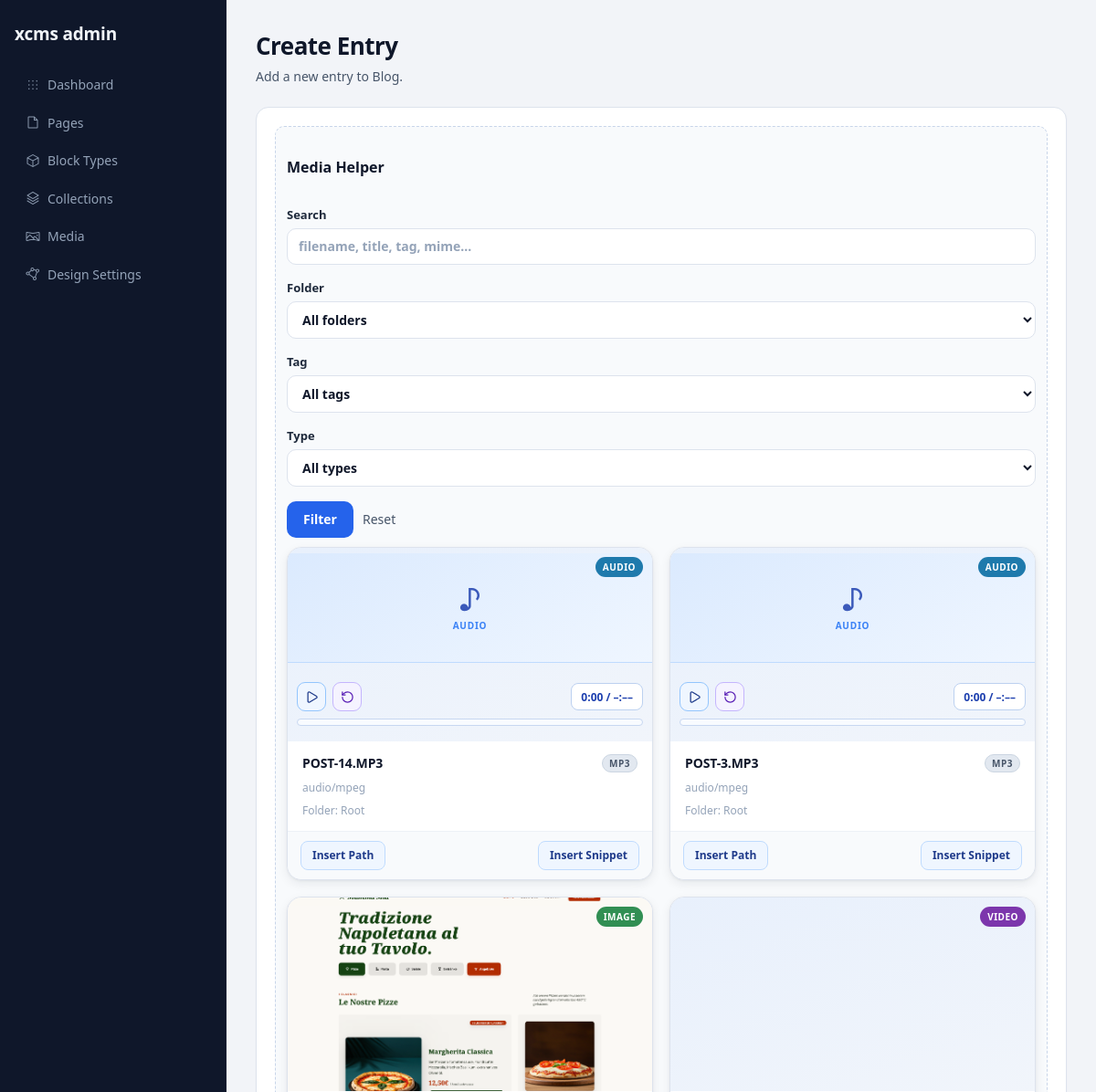
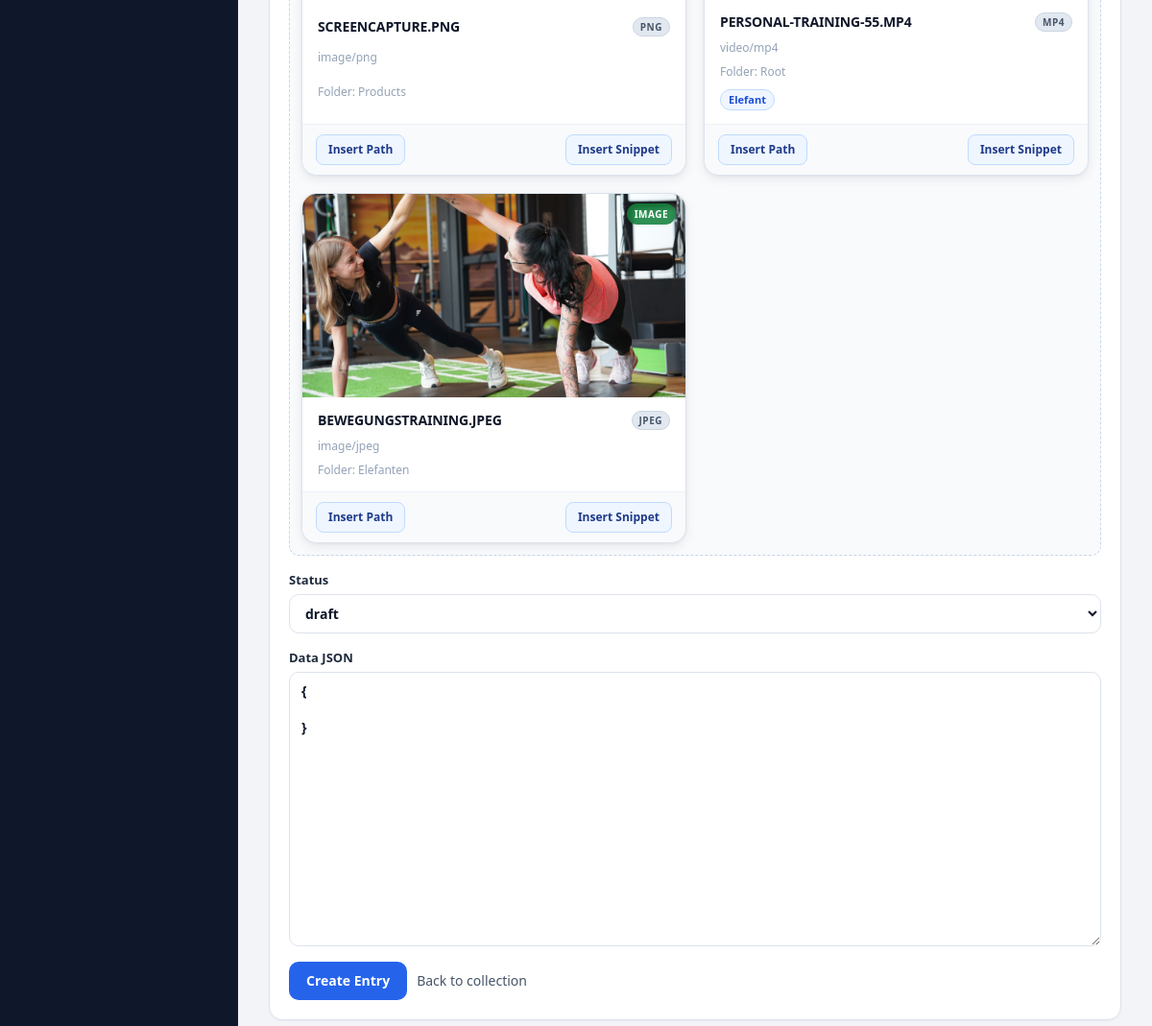
Screenshot of /admin/collections/1/entries/create with the database file from the repository (2 pictures, top to bottom).
### tables this page shows
CREATE TABLE collections (
    id INTEGER PRIMARY KEY AUTOINCREMENT,
    name TEXT NOT NULL,
    key TEXT NOT NULL,
    description TEXT,
    schema_json TEXT NOT NULL DEFAULT '{}',
    created_at TEXT NOT NULL,
    updated_at TEXT NOT NULL
);

CREATE TABLE media (
    id INTEGER PRIMARY KEY AUTOINCREMENT,
    title TEXT NOT NULL,
    alt_text TEXT,
    original_name TEXT NOT NULL,
    filename TEXT NOT NULL,
    mime_type TEXT NOT NULL,
    extension TEXT NOT NULL,
    size_bytes INTEGER NOT NULL,
    storage_path TEXT NOT NULL,
    public_url TEXT NOT NULL,
    width INTEGER,
    height INTEGER,
    created_at TEXT NOT NULL,
    updated_at TEXT NOT NULL
, folder_id INTEGER NULL, stored_name TEXT, file_size INTEGER, path TEXT, type TEXT, copyright_text TEXT, copyright_author TEXT, license_name TEXT, license_url TEXT, source_url TEXT, attribution_required INTEGER NOT NULL DEFAULT 0, usage_notes TEXT);

### app/Views/admin/collection-entries/create.php (the view, shortened to what the rows shown need)
<section class="admin-page-header">
    <h2>Create Entry</h2>
    <p>Add a new entry to <?= htmlspecialchars((string) $collection->name, ENT_QUOTES | ENT_SUBSTITUTE, 'UTF-8') ?>.</p>
</section>
<section class="admin-grid">
    <form method="post" action="/admin/collections/<?= (int) $collection->id ?>/entries/create" class="stat-card admin-form">
        <div class="media-helper" data-media-helper>
            <?php if (!empty($mediaItems)): ?>
                <div class="media-manager-grid media-helper-grid" role="list">
                    <?php foreach ($mediaItems as $media): ?>
                        <?php
                        $type = strtolower((string) ($media->type ?? 'document'));
                        $isImage = $media->isImage();
                        $isVideo = $media->isVideo();
                        $isAudio = method_exists($media, 'isAudio') && $media->isAudio();
                        $isPdf = strtolower((string) ($media->extension ?? '')) === 'pdf';
                        $tagNames = [];
                        foreach (($media->tags ?? []) as $tag) {
                            if (is_object($tag) && property_exists($tag, 'name')) {
                                $name = trim((string) $tag->name);
                                if ($name !== '') {
                                    $tagNames[] = $name;
                                }
                            }
                        }
                        $snippet = json_encode([
                            'media' => [
                                'path' => $media->path,
                                'filename' => $media->filename,
                                'type' => $media->type,
                            ],
                        ], JSON_UNESCAPED_SLASHES);
                        $path = (string) ($media->path ?? '');
                        $filename = (string) ($media->filename ?? '');
                        $mimeType = (string) ($media->mime_type ?? 'unknown');
                        $folderName = (string) ($media->folder_name ?? 'Root');
                        $badgeClass = 'media-type-badge media-type-' . $type;
                        ?>
                        <article class="media-manager-card media-helper-card" role="listitem" data-media-item data-media-type="<?= htmlspecialchars($type, ENT_QUOTES | ENT_SUBSTITUTE, 'UTF-8') ?>">
                            <div class="media-manager-preview">
                                <?php if ($isImage): ?>
                                    <img src="<?= htmlspecialchars($path, ENT_QUOTES | ENT_SUBSTITUTE, 'UTF-8') ?>" alt="<?= htmlspecialchars($filename, ENT_QUOTES | ENT_SUBSTITUTE, 'UTF-8') ?>" loading="lazy">
                                <?php elseif ($isVideo): ?>
                                    <video class="media-manager-video" src="<?= htmlspecialchars($path, ENT_QUOTES | ENT_SUBSTITUTE, 'UTF-8') ?>" muted preload="metadata" playsinline aria-label="Video preview"></video>
                                <?php elseif ($isAudio): ?>
                                    <div class="media-manager-audio-preview" aria-hidden="true">
                                        <span class="media-audio-icon">♪</span>
                                        <span class="media-audio-label">Audio</span>
                                    </div>
                                        <div class="media-audio-controls">
                                            <div class="media-audio-top">
                                                <div class="media-audio-buttons">
                                                    <button type="button" class="media-audio-btn media-audio-btn-start" data-audio-toggle aria-label="Play">
                                                        <span data-audio-icon-play>
                                                            <svg fill="none" stroke="currentColor" stroke-linecap="round" stroke-linejoin="round" stroke-width="2" class="lucide lucide-play-icon lucide-play" viewBox="0 0 24 24" aria-hidden="true" focusable="false">
                                                                <path d="M5 5a2 2 0 0 1 3-1.73l12 7a2 2 0 0 1 0 3.46l-12 7A2 2 0 0 1 5 19z"/>
                                                            </svg>
                                                        </span>
                                                    </button>
                                                    <button type="button" class="media-audio-btn media-audio-btn-restart" data-audio-restart hidden aria-label="Neu starten">
                                                        <svg fill="none" stroke="currentColor" stroke-linecap="round" stroke-linejoin="round" stroke-width="2" class="lucide lucide-rotate-ccw-icon lucide-rotate-ccw" viewBox="0 0 24 24" aria-hidden="true" focusable="false">
                                                            <path d="M3 12a9 9 0 1 0 9-9 9.8 9.8 0 0 0-6.74 2.74L3 8"/>
                                                            <path d="M3 3v5h5"/>
                                                        </svg>
                                                    </button>
                                                </div>
                                                <span class="media-audio-duration" data-audio-duration>0:00 / –:––</span>
                                            </div>
                                            <div class="media-audio-progress" role="progressbar" aria-label="Audio Fortschritt" aria-valuemin="0" aria-valuemax="100" aria-valuenow="0" data-audio-progress>
                                            </div>
                                        </div>
                                <?php elseif ($isPdf): ?>
                                    <div class="media-manager-doc-preview media-manager-doc-pdf" aria-label="PDF preview">PDF</div>
                                <?php else: ?>
                                    <div class="media-manager-doc-preview" aria-label="Document preview"><?= htmlspecialchars(strtoupper((string) ($media->extension ?? 'FILE')), ENT_QUOTES | ENT_SUBSTITUTE, 'UTF-8') ?></div>
                                <?php endif; ?>
                                <span class="<?= htmlspecialchars($badgeClass, ENT_QUOTES | ENT_SUBSTITUTE, 'UTF-8') ?>"><?= htmlspecialchars(ucfirst($type), ENT_QUOTES | ENT_SUBSTITUTE, 'UTF-8') ?></span>
                            </div>
                            <div class="media-manager-body">
                                <div class="media-manager-title-row">
                                    <h3 title="<?= htmlspecialchars($filename, ENT_QUOTES | ENT_SUBSTITUTE, 'UTF-8') ?>"><?= htmlspecialchars($filename, ENT_QUOTES | ENT_SUBSTITUTE, 'UTF-8') ?></h3>
                                    <span class="media-ext-pill"><?= htmlspecialchars(strtoupper((string) ($media->extension ?? 'FILE')), ENT_QUOTES | ENT_SUBSTITUTE, 'UTF-8') ?></span>
                                </div>
                                <p class="media-manager-meta"><?= htmlspecialchars($mimeType, ENT_QUOTES | ENT_SUBSTITUTE, 'UTF-8') ?></p>
                                <p class="media-manager-meta">Folder: <?= htmlspecialchars($folderName, ENT_QUOTES | ENT_SUBSTITUTE, 'UTF-8') ?></p>
                                <?php if ($tagNames !== []): ?>
                                    <ul class="media-tag-chips" aria-label="Tags">
                                        <?php foreach ($tagNames as $tagName): ?>
                                            <li><?= htmlspecialchars($tagName, ENT_QUOTES | ENT_SUBSTITUTE, 'UTF-8') ?></li>
                                        <?php endforeach; ?>
                                    </ul>
                                <?php endif; ?>
                            </div>
                            <div class="media-manager-actions">
                                <button type="button" class="media-action-main" data-insert-value="<?= htmlspecialchars($path, ENT_QUOTES | ENT_SUBSTITUTE, 'UTF-8') ?>">Insert Path</button>
                                <button type="button" class="media-action-main" data-insert-value="<?= htmlspecialchars((string) $snippet, ENT_QUOTES | ENT_SUBSTITUTE, 'UTF-8') ?>">Insert Snippet</button>
                            </div>
                        </article>
                    <?php endforeach; ?>
                </div>
            <?php else: ?>
                <p class="helper-text">No media items found for the selected filter.</p>
            <?php endif; ?>
        </div>
    </form>
</section>

### rows the page displays
collections: name "Blog"
media: type "AUDIO", filename "POST-14.MP3", extension "MP3", mime_type "audio/mpeg", folderName "Root"
media: type "AUDIO", filename "POST-3.MP3", extension "MP3", mime_type "audio/mpeg", folderName "Root"
media: path (picture), type "IMAGE", filename "SCREENCAPTURE.PNG", extension "PNG", mime_type "image/png", folderName "Products"
media: type "VIDEO", filename "PERSONAL-TRAINING-55.MP4", extension "MP4", mime_type "video/mp4", folderName "Root", tagName "Elefant"
media: path (picture), type "IMAGE", filename "BEWEGUNGSTRAINING.JPEG", extension "JPEG", mime_type "image/jpeg", folderName "Elefanten"
